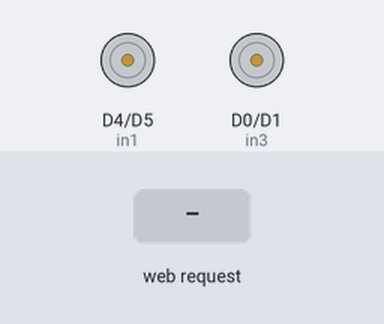
A sketch run on a simulated ESP8266 (NodeMCU). Parts: motor-driver pin pairs drawn as motors (green arrow = first pin HIGH = forward, orange = second pin HIGH = backward, longer = more drive). Inputs (shaded band) come from the test bench. EEPROM starts erased; what the sketch prints to the serial monitor is not drawn.

Above: at 1.2 s.
1.3 s: HTTP request GET /?funcao=car received
At 1.7 s:
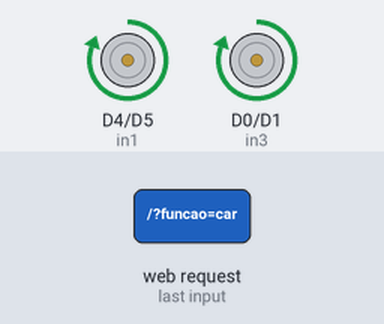
3.3 s: HTTP request GET /?funcao=cart received
At 3.7 s:
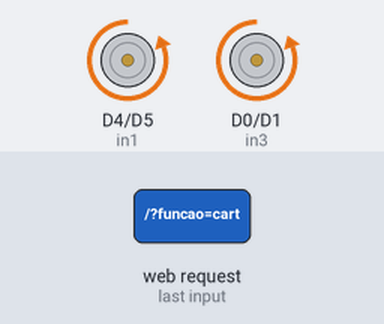
5.3 s: HTTP request GET /?funcao=care received
At 5.7 s:
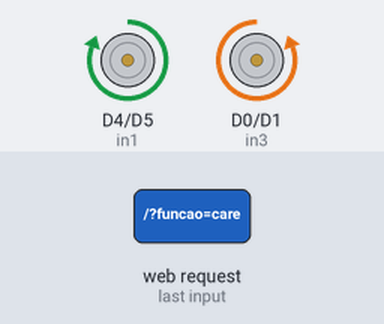
7.3 s: HTTP request GET /?funcao=card received
At 7.7 s:
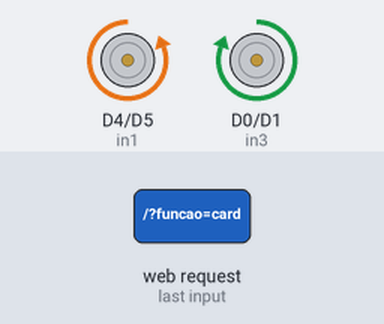
Timing chart, 0 to 10.3 s (numbered marks = the images above; inputs shaded):
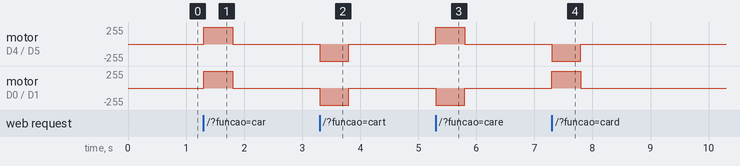

The sketch:

carrinho.ino
```cpp
#include <EEPROM.h>

#include <ESP8266WebServer.h>
  // Comment this out to disable prints and save space
#include <ESP8266WiFi.h>


boolean invalida=false;
int in1 =D4; //LED do nodeMCU

int in2=D5;
int in3=D0;
int in4=D1;


int botao3=D3;

//Situação do Relê
boolean ligado1 = false;
boolean ligado2=false;
boolean ligado3=false;
boolean ligado4=false;
boolean controle=false;
boolean luzautomatica=false;
boolean internet=false;

int valor=A0;
int valor1=0;

// Estrutura de configuração da EEPROM

const char *password= "teste";
ESP8266WebServer server(80);


void handleRoot()
{
  String state = server.arg("funcao");
  if (state == "car") {
    digitalWrite(in1,HIGH);
    digitalWrite(in2,LOW);
    digitalWrite(in3,HIGH);
    digitalWrite(in4,LOW);
    delay(500);
    digitalWrite(in1,LOW);
    digitalWrite(in2,LOW);
    digitalWrite(in3,LOW);
    digitalWrite(in4,LOW);


  }
  if (state=="cart"){
    digitalWrite(in2,HIGH);
    digitalWrite(in1,LOW);
    digitalWrite(in4,HIGH);
    digitalWrite(in3,LOW);
    delay(500);
    digitalWrite(in1,LOW);
    digitalWrite(in2,LOW);
    digitalWrite(in3,LOW);
    digitalWrite(in4,LOW);


  }
  if (state=="care"){
    digitalWrite(in1,HIGH);
    digitalWrite(in2,LOW);
    digitalWrite(in3,LOW);
    digitalWrite(in4,HIGH);
    delay(500);
    digitalWrite(in1,LOW);
    digitalWrite(in2,LOW);
    digitalWrite(in3,LOW);
    digitalWrite(in4,LOW);


  }
  if(state=="card"){
    digitalWrite(in1,LOW);
    digitalWrite(in2,HIGH);
    digitalWrite(in3,HIGH);
    digitalWrite(in4,LOW);
    delay(500);
    digitalWrite(in1,LOW);
    digitalWrite(in2,LOW);
    digitalWrite(in3,LOW);
    digitalWrite(in4,LOW);


  }
  // HTML da pagina principal
  String html = "<html><meta charset='UTF-8' language='pt-br'><title>Eletrônica e utilidades</title><body><center>";
  html+="<style type='text/css' media='all'>body{background-color:#D3D3D3;color:#2F4F4F;width: 90%;}";
  html+=".btn{background-color:#00008B;color:white;font-size:20px;font-family:Arial,Verdana}.btn:hover{background-color:white;color:#00008B;font-size:23px}";
  html+=".btn1{background-color:#B0C4DE;color:blue;font-size:20px;font-family:Arial,Verdana}.btn1:hover{background-color:#000080;color:white;font-size:23px}";
  html+="</style><h1>Eletrônica e utilidades</h1><div style='background-color:#D3D3D3;color:#00008B;;font-size:23px'><p>carrinho de controle</p>";
  html+="</div><div style='background-color:#191970;color:#191970;width:50%;height:6%;font-size:23px'>";
  html+="</div>";
html+="<div style='background-color:#00008B;color:white;height:60%;width:50%'>";
html +="<div style='background-color:#B0C4DE;color:#F8F8FF;height:60%;width:70%;margin: auto'><br><br><a href='/?funcao=car' class='btn1'>frente</a>";
html+="<br><br><a href='/?funcao=cart' class='btn1'>trás</a>";
 html +="<br><br><a href='/?funcao=care' class='btn1'>esquerda</a><br><br><a href='/?funcao=card' class='btn1'>direita</a>";

   html +="</div></div></center></body></html>";


  ;
  //Script JS para não abrir uma nova página Bootstrap
  html += "<script language='JavaScript' type='text/javascript'>";
  html += "var a=document.getElementsByTagName('a');";
  html += "for(var i=0;i<a.length;i++)";
  html += "{";
  html += "a[i].onclick=function()";
  html += "{";
  html += "window.location=this.getAttribute('href');";
  html += "return false";
  html += "}";
  html += "}";
  html += "</script>";
  //Fim da instrução
  html += "</center></div>";

  html += "</body></html>";
  // Enviando HTML para o servidor
  server.send(200, "text/html", html);
}


void setup()
{
  pinMode(in1,OUTPUT);
  pinMode(in2,OUTPUT);
  pinMode(botao3,INPUT);
  pinMode(in3,OUTPUT);
  pinMode(in4,OUTPUT);


  // Iniciando Serial
  Serial.begin(9600);


  // Iniciando EEPROM
  EEPROM.begin(512);


    WiFi.softAP("carrinho",password);//nome da rede e senha do AP
    IPAddress myIP = WiFi.softAPIP();


  // Apresenta dados da conexão
  Serial.println("");
  Serial.print("Connected to ");
  Serial.println("192.168.4.1");
  Serial.print("IP address: ");


  // Atribuindo urls para funções
  // Quando não especificado método, uma função trata todos
  server.on("/", handleRoot);


  server.begin();
  Serial.println("HTTP server started");
  // Apenas informando que servidor iniciou
  Serial.println("HTTP server started");
}

void loop()
{// No loop só precisa dessa função
 server.handleClient();
  }
```

Measured:
- after the input at 1.3 s, motor on D4 (in1) / D5 (in2), motor on D0 (in3) / D1 (in4): stopped → forward 255/255 at once, → stopped 0.50 s later
- after the input at 3.3 s, motor on D4 (in1) / D5 (in2), motor on D0 (in3) / D1 (in4): stopped → backward 255/255 at once, → stopped 0.50 s later
- after the input at 5.3 s, motor on D4 (in1) / D5 (in2): stopped → forward 255/255 at once, → stopped 0.50 s later; motor on D0 (in3) / D1 (in4): stopped → backward 255/255 at once, → stopped 0.50 s later
- after the input at 7.3 s, motor on D4 (in1) / D5 (in2): stopped → backward 255/255 at once, → stopped 0.50 s later; motor on D0 (in3) / D1 (in4): stopped → forward 255/255 at once, → stopped 0.50 s later
